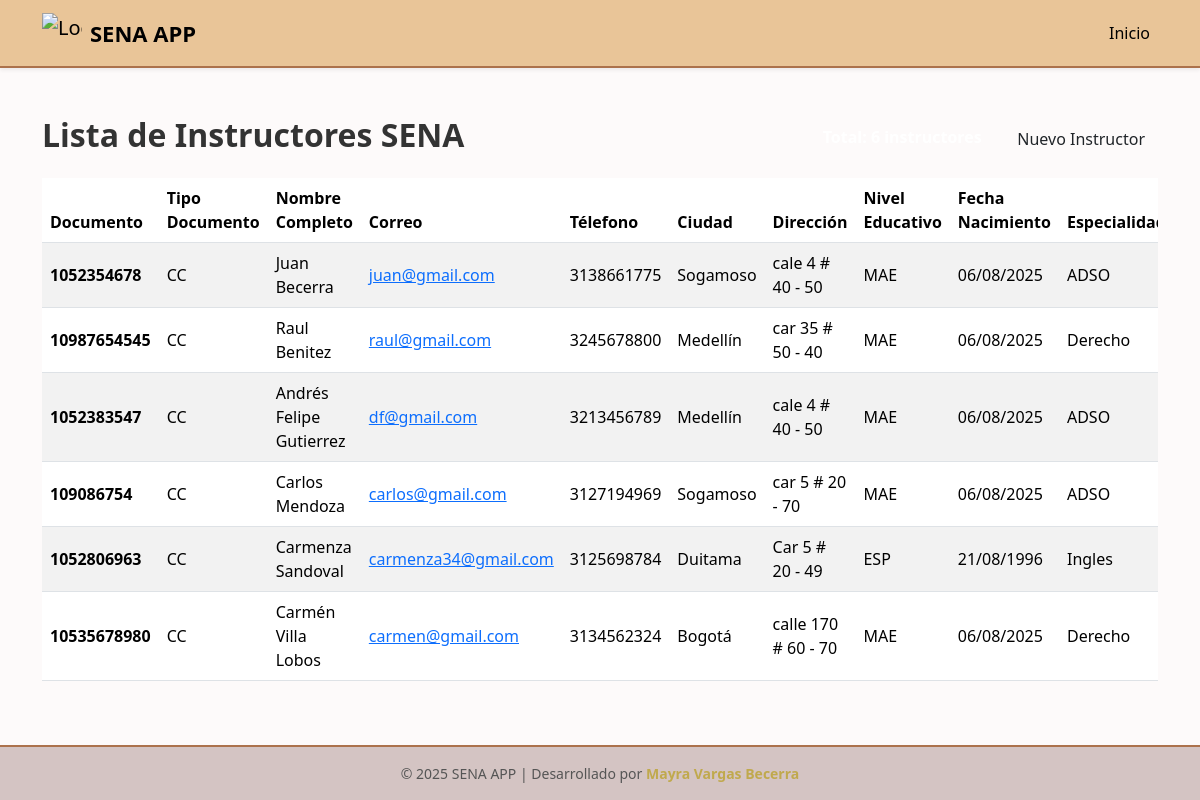
The app's page /instructores/ with its own data.
### instructores/models.py (models this page shows, shortened)
class Instructor(models.Model):
    TIPO_DOCUMENTO_CHOICES = [
        ('CC', 'Cédula de ciudadania'),
        ('CE', 'Cédula de Extranjería'),
        ('TI', 'Tarjeta de Identidad'),
        ('PAS', 'Pasaporte'),
    ]
    NIVEL_EDUCATIVO_CHOICES =[
        ('TEC', 'Técnico'),
        ('TGL', 'Técnologo'),
        ('PRE', 'Pregrado'),
        ('ESP', 'Epecializacón'),
        ('MAE', 'Maestría'),
        ('DOC', 'Doctorado'),
    ]
    documento_identidad = models.CharField(max_length=20, unique=True)
    tipo_documento = models.CharField(max_length=3, choices= TIPO_DOCUMENTO_CHOICES, default='CC')
    nombre = models.CharField(max_length=100)
    apellido = models.CharField(max_length=100)
    telefono = models.CharField(max_length=10, null=True)
    correo = models.EmailField(null=True)
    fecha_nacimiento = models.DateField()
    ciudad = models.CharField(max_length=100, null=True )
    direccion = models.TextField(null=True)
    nivel_educativo = models.CharField(max_length=3, choices= NIVEL_EDUCATIVO_CHOICES, default='MAE')
    especialidad = models.CharField(max_length=100)
    anos_experiencia = models.PositiveIntegerField()
    activo = models.BooleanField(default=True)
    fecha_vinculacion = models.DateField()
    fecha_registro = models.DateField(auto_now_add=True)
    def nombre_completo(self):
        return f"{self.nombre} {self.apellido}"

### instructores/views.py (the view)
# urls.py: path('', include('instructores.urls')),
def instructores(request):
    lista_instructores = Instructor.objects.all().order_by('apellido', 'nombre')
    template = loader.get_template('lista_instructores.html')
    context = {
    'lista_instructores': lista_instructores,
    'total_instructores': lista_instructores.count(),
    }
    return HttpResponse(template.render(context, request))

### instructores/templates/lista_instructores.html (shortened to what this page needs)
{% extends 'base.html' %}
{% block content %}
    <div class="row">
    <div class="col-12 mb-3">
        <div class="d-flex justify-content-between align-items-center">
        <h2 class="fw-bold">Lista de Instructores SENA</h2>
        <div>
            <span class="badge badge-info fs-6">Total: {{ total_instructores }} instructores</span>
            <a href="{% url 'instructores:crear_instructor' %}" class="btn btn-pastel-green ms-2">Nuevo Instructor</a>
        </div>
        </div>
    </div>
    </div>
    {% if lista_instructores %}
    <div class="row">
        <div class="col-12 table-container">
        <div class="table-responsive">
            <table class="table table-striped table-hover align-middle">
            <thead>
                <tr>
                <th>Documento</th>
                <th>Tipo Documento</th>
                <th>Nombre Completo</th>
                <th>Correo</th>
                <th>Télefono</th>
                <th>Ciudad</th>
                <th>Dirección</th>
                <th>Nivel Educativo</th>
                <th>Fecha Nacimiento</th>
                <th>Especialidad</th>
                </tr>
            </thead>
            <tbody>
                {% for instructor in lista_instructores %}
                <tr>
                    <td>
                    <strong>{{ instructor.documento_identidad }}</strong>
                    </td>
                    <td>{{ instructor.tipo_documento }}</td>
                    <td>{{ instructor.nombre_completo }}</td>
                    <td>
                    <a href="mailto:{{instructor.correo }}">{{ instructor.correo }}</a>
                    </td>
                    <td>{{ instructor.telefono }}</td>
                    <td>{{ instructor.ciudad }}</td>
                    <td>{{ instructor.direccion }}</td>
                    <td>{{ instructor.nivel_educativo }}</td>
                    <td>{{ instructor.fecha_nacimiento|date:'d/m/Y' }}</td>
                    <td>{{ instructor.especialidad }}</td>
                </tr>
                {% endfor %}
            </tbody>
            </table>
        </div>
        </div>
    </div>
    {% endif %}
{% endblock %}

### aprendices/templates/base.html (style rules this page uses)
body { background-color: #fdfafa; color: #333; font-family: 'Segoe UI', sans-serif; }
h1, h2, h3, h4, h5 { font-weight: 600; }

### records on screen
Instructor: documento_identidad "1052354678", tipo_documento "CC", nombre_completo "Juan Becerra", correo "juan@gmail.com", telefono "3138661775", ciudad "Sogamoso", direccion "cale 4 # 40 - 50", nivel_educativo "MAE", fecha_nacimiento "06/08/2025", especialidad "ADSO"
Instructor: documento_identidad "10987654545", tipo_documento "CC", nombre_completo "Raul Benitez", correo "raul@gmail.com", telefono "3245678800", ciudad "Medellín", direccion "car 35 # 50 - 40", nivel_educativo "MAE", fecha_nacimiento "06/08/2025", especialidad "Derecho"
Instructor: documento_identidad "1052383547", tipo_documento "CC", nombre_completo "Andrés Felipe Gutierrez", correo "df@gmail.com", telefono "3213456789", ciudad "Medellín", direccion "cale 4 # 40 - 50", nivel_educativo "MAE", fecha_nacimiento "06/08/2025", especialidad "ADSO"
Instructor: documento_identidad "109086754", tipo_documento "CC", nombre_completo "Carlos Mendoza", correo "carlos@gmail.com", telefono "3127194969", ciudad "Sogamoso", direccion "car 5 # 20 - 70", nivel_educativo "MAE", fecha_nacimiento "06/08/2025", especialidad "ADSO"
Instructor: documento_identidad "1052806963", tipo_documento "CC", nombre_completo "Carmenza Sandoval", correo "carmenza34@gmail.com", telefono "3125698784", ciudad "Duitama", direccion "Car 5 # 20 - 49", nivel_educativo "ESP", fecha_nacimiento "21/08/1996", especialidad "Ingles"
Instructor: documento_identidad "10535678980", tipo_documento "CC", nombre_completo "Carmén Villa Lobos", correo "carmen@gmail.com", telefono "3134562324", ciudad "Bogotá", direccion "calle 170 # 60 - 70", nivel_educativo "MAE", fecha_nacimiento "06/08/2025", especialidad "Derecho"
